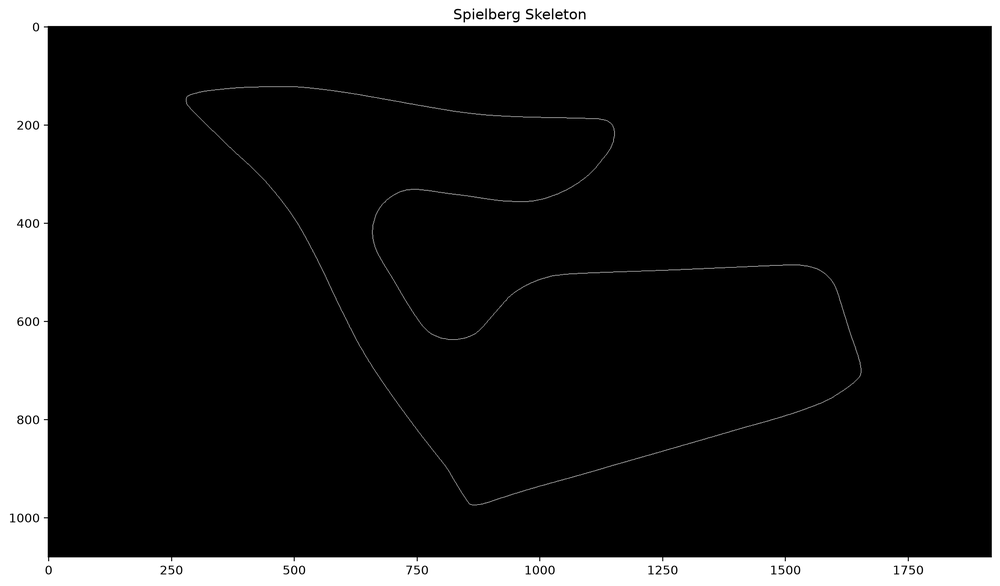
#> input picture archive/experiments/experiments/spielberg_skeleton.png, 1000 x 586 px, shrunk from 2301 x 1349 before the run, found by its file name
$ python skeleton_nodes.py
#> lines starting #> are read from the running program, lines starting #| are printed output that depends on the picture; after the words box and inside, x2 and y2 are one past the last pixel; in counts of white or black regions, pixels touching at a corner belong together
from pathlib import Path
from PIL import Image
import numpy as np

from skimage.morphology import skeletonize
from scipy.signal import convolve2d

img = np.array(
    Image.open(
        "experiments/spielberg_skeleton.png"
    ).convert("L")
)

binary = img > 0
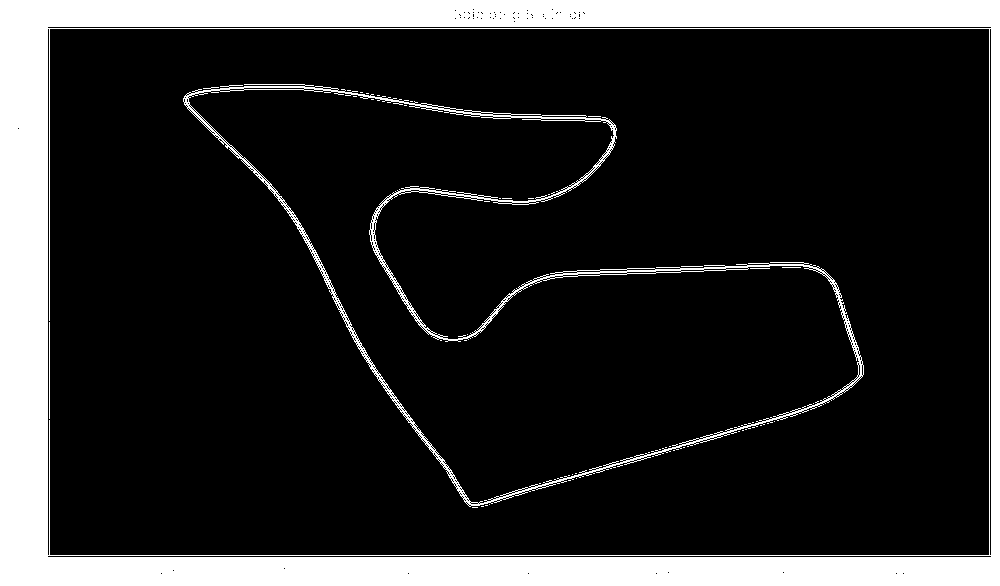
#> binary: shape (586, 1000) bool; 16.7% white; 50 white regions (45 under 20 px), largest, box (x1, y1, x2, y2) and area: (0, 0, 1000, 586) 88972, (183, 84, 864, 507) 8527, (49, 322, 50, 419) 97, (681, 266, 703, 267) 22, (750, 268, 770, 269) 20

kernel = np.array(
[
[1,1,1],
[1,0,1],
[1,1,1]
]
)

degree = convolve2d(
    binary.astype(int),
    kernel,
    mode="same"
)
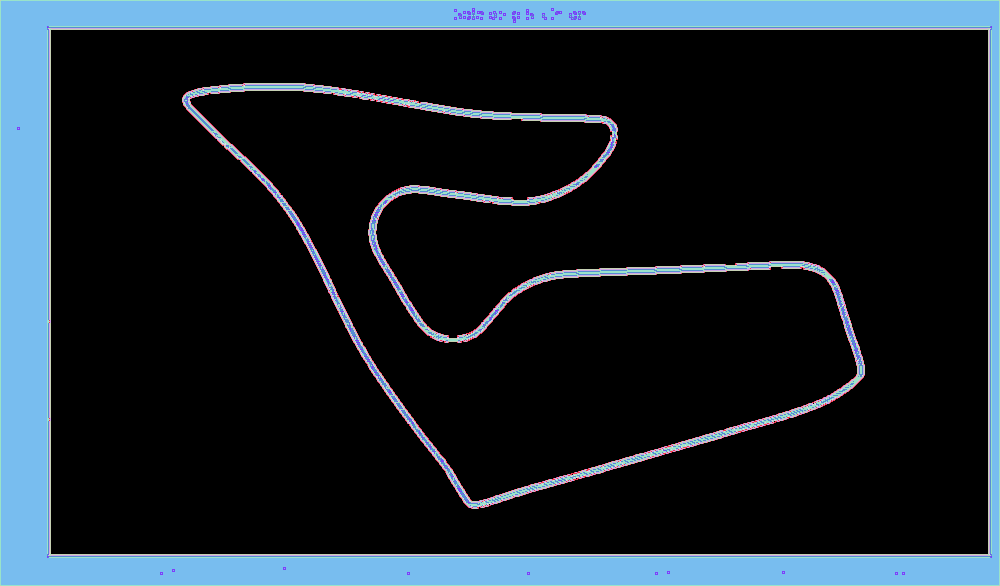
#> degree: shape (586, 1000) int64; 9 distinct labels, from 0 to 8; one colour per label, 0 black

nodes = np.argwhere(
    binary &
    (degree != 2)
)
#> nodes = 92870 pairs, first value 0 to 585, second value 0 to 999

print()
print(
    f"Non-loop nodes: "
    f"{len(nodes)}"
)
#| Non-loop nodes: 92870

for node in nodes[:50]:

    y,x = node

    print(
        f"x={x} y={y} "
        f"degree={degree[y,x]}"
    )
#> this loop made 50 passes
#> node on passes 1 to 12: [0, 0], [0, 1], [0, 2], [0, 3], [0, 4], [0, 5], [0, 6], [0, 7], [0, 8], [0, 9], [0, 10], [0, 11]
#| x=0 y=0 degree=3
#| x=1 y=0 degree=5
#| x=2 y=0 degree=5
#| x=3 y=0 degree=5
#| x=4 y=0 degree=5
#| x=5 y=0 degree=5
#| x=6 y=0 degree=5
#| x=7 y=0 degree=5
#> (further printed lines are left out)
